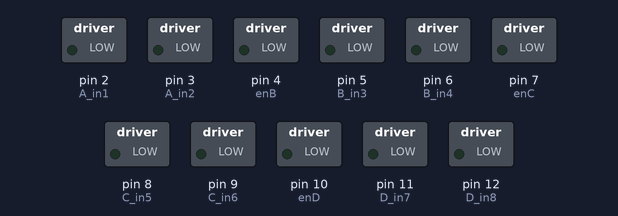
This sketch was run on a simulated Arduino Uno, built with avr-gcc and run on an emulated ATmega328P. Parts: switched loads named in the sketch (green lamp = pin HIGH). Pins used as bus, display or sensor lines are not drawn.

Above: at 0.5 s.
At 3.5 s:
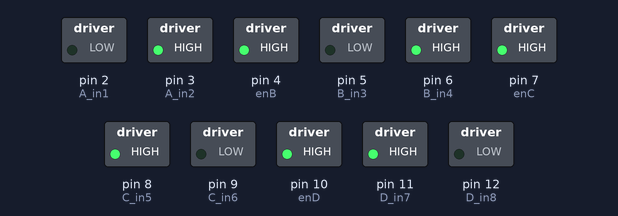
Timing chart, 0 to 7.8 s (numbered marks = the images above):
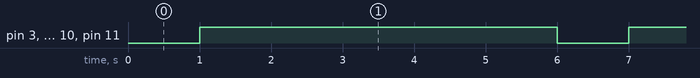

Measured:
- by itself, pin 3 (A_in2), pin 4 (enB), pin 6 (B_in4), pin 7 (enC), pin 8 (C_in5), pin 10 (enD), pin 11 (D_in7): alternates HIGH for 5.0 s and LOW for 1.0 s

The sketch:

Ramp.ino
```cpp
// Motor A pin connections
int enA = 1;
int A_in1 = 2;
int A_in2 = 3;
// Motor B pin connections
int enB = 4;
int B_in3 = 5;
int B_in4 = 6;
// Motor C pin connections
int enC = 7;
int C_in5 = 8;
int C_in6 = 9;
// Motor D pin connections
int enD = 10;
int D_in7 = 11;
int D_in8 = 12;


void setup() {
 	// Set all motor controller pins as outputs
	pinMode(enA, OUTPUT);
	pinMode(enB, OUTPUT);
  pinMode(enC, OUTPUT);
  pinMode(enD, OUTPUT);
	pinMode(A_in1, OUTPUT);
	pinMode(A_in2, OUTPUT);
	pinMode(B_in3, OUTPUT);
	pinMode(B_in4, OUTPUT);
  pinMode(C_in5, OUTPUT);
  pinMode(C_in6, OUTPUT);
  pinMode(D_in7, OUTPUT);
  pinMode(D_in8, OUTPUT);


	// Initial state - Turn off all the motors
	digitalWrite(A_in1, LOW);
	digitalWrite(A_in2, LOW);
	digitalWrite(B_in3, LOW);
	digitalWrite(B_in4, LOW);
  digitalWrite(C_in5, LOW);
  digitalWrite(C_in6, LOW);
  digitalWrite(D_in7, LOW);
  digitalWrite(D_in8, LOW);
  // initialize serial communication for debugging
  Serial.begin(115200);
}

void loop() {

  stop();
  delay(1000);
  movFW(100);
  delay(5000);
}

void movFW(int speed)
{
  int PWMval = 255*speed/100;
  // move forward with 60% speed - For PWM values varies between 0 (no speed) and 255 (full speed)
	analogWrite(enA, PWMval);
	analogWrite(enB, PWMval);
  analogWrite(enC, PWMval);
	analogWrite(enD, PWMval);
  //Rotate left and right wheels in clockwise direction - Move forward
  // delay(500);
  digitalWrite(A_in1, LOW);
	digitalWrite(A_in2, HIGH);
	digitalWrite(B_in3, LOW);
	digitalWrite(B_in4, HIGH);
  digitalWrite(C_in5, HIGH);
	digitalWrite(C_in6, LOW);
	digitalWrite(D_in7, HIGH);
	digitalWrite(D_in8, LOW);
}

void stop()
{
  // move forward with 0% speed - For PWM value 0
	analogWrite(enA, 0);
	analogWrite(enB, 0);
  analogWrite(enC, 0);
	analogWrite(enD, 0);

	// Turn off all the motors
	digitalWrite(A_in1, LOW);
	digitalWrite(A_in2, LOW);
	digitalWrite(B_in3, LOW);
	digitalWrite(B_in4, LOW);
  digitalWrite(C_in5, LOW);
  digitalWrite(C_in6, LOW);
  digitalWrite(D_in7, LOW);
  digitalWrite(D_in8, LOW);
}
```
